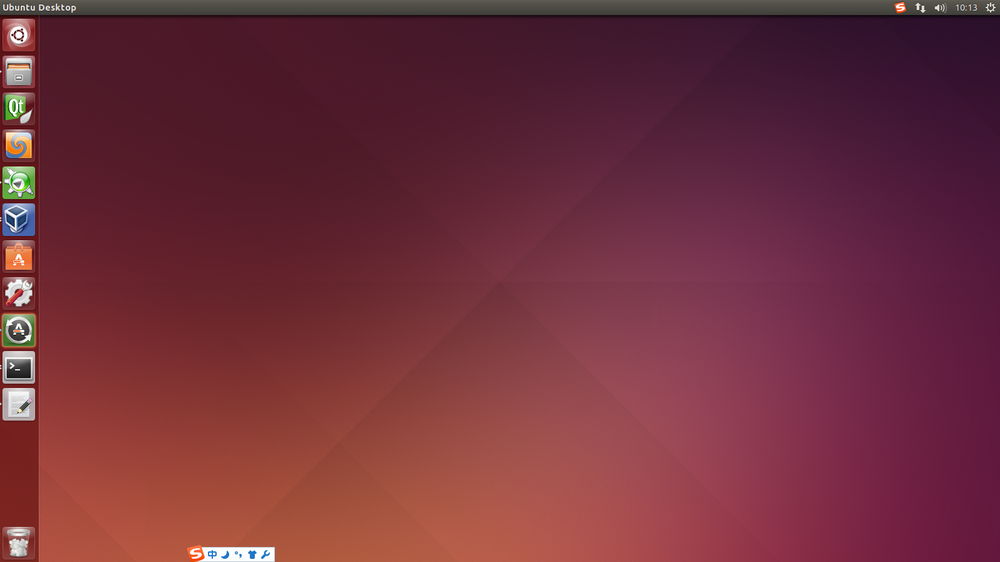
//> input picture opencv2.0/mat_mask_operations/test.png, 1000 x 562 px, shrunk from 1597 x 898 before the run
$ ./mat_mask_operations   (built with g++ and OpenCV 4)
//> lines starting //> are read from the running program, lines starting //| are printed output that depends on the picture
#include <opencv2/core/core.hpp>
#include <opencv2/highgui/highgui.hpp>
#include <opencv2/imgproc/imgproc.hpp>
#include <iostream>

using namespace std;
using namespace cv;

//矩阵掩码操作表示使用相邻像素，作用于目标像素的一种操作表示，起滤波器的作用。
static void help(char* progName)
{
    cout << endl
        <<  "This program shows how to filter images with mask: the write it yourself and the"
        << "filter2d way. " << endl
        <<  "Usage:"                                                                        << endl
        << progName << " [image_name -- default lena.jpg] [G -- grayscale] "        << endl << endl;
}


void Sharpen(const Mat& myImage,Mat& Result);

int main( int argc, char* argv[])
{
    help(argv[0]);
    const char* filename = argc >=2 ? argv[1] : "test.png";

    Mat I, J, K;

    if (argc >= 3 && !strcmp("G", argv[2]))
        I = imread( filename, CV_LOAD_IMAGE_GRAYSCALE);
    else
        I = imread( filename, CV_LOAD_IMAGE_COLOR);
//> I is the input picture: 562 rows x 1000 cols, CV_8UC3; mean B, G, R 60.5, 48, 111.5

    //namedWindow("Input", WINDOW_AUTOSIZE);
    //namedWindow("Output", WINDOW_AUTOSIZE);

    imshow("Input", I);
    double t = (double)getTickCount();

    Sharpen(I, J);

    t = ((double)getTickCount() - t)/getTickFrequency();
    cout << "Hand written function times passed in seconds: " << t << endl;

    imshow("Output", J);
    waitKey(0);

    //核函数,速度较快
    Mat kern = (Mat_<char>(3,3) <<  0, -1,  0,
                                   -1,  5, -1,
                                    0, -1,  0);
    t = (double)getTickCount();
    //I输入，k输出，I.depth每个像素占用bit数。
    filter2D(I, K, I.depth(), kern );
    t = ((double)getTickCount() - t)/getTickFrequency();
    cout << "Built-in filter2D time passed in seconds:      " << t << endl;

    imshow("Output", K);

    waitKey(0);
    return 0;
}

void Sharpen(const Mat& myImage,Mat& Result)
{
    CV_Assert(myImage.depth() == CV_8U);  // accept only uchar images

    const int nChannels = myImage.channels();
//> nChannels = 3
    Result.create(myImage.size(),myImage.type());   //创建一个同size和type的mat

    for(int j = 1 ; j < myImage.rows-1; ++j)
    {
        const uchar* previous = myImage.ptr<uchar>(j - 1);
        const uchar* current  = myImage.ptr<uchar>(j    );
        const uchar* next     = myImage.ptr<uchar>(j + 1);

        uchar* output = Result.ptr<uchar>(j);   //output初始时，指向行地址，但是每次增加一个像素，与其类型相关。

        for(int i= nChannels;i < nChannels*(myImage.cols-1); ++i)
        {
            *output++ = saturate_cast<uchar>(5*current[i]
                         -current[i-nChannels] - current[i+nChannels] - previous[i] - next[i]);
        }
    }
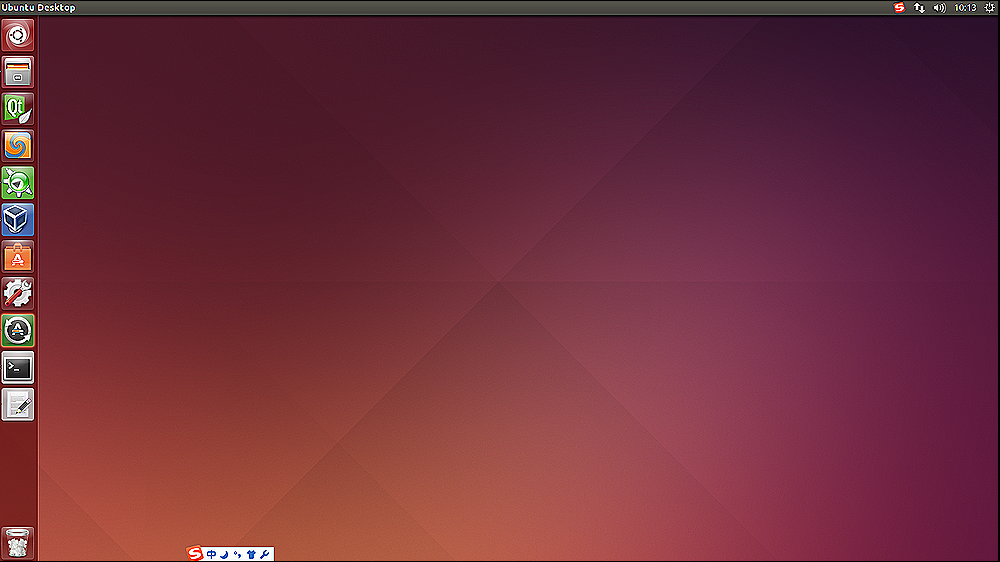
//> Result: 562 rows x 1000 cols, CV_8UC3; mean B, G, R 60.1, 47.6, 110.7

    Result.row(0).setTo(Scalar(255));
    Result.row(Result.rows-1).setTo(Scalar(255));
    Result.col(0).setTo(Scalar(255));
    Result.col(Result.cols-1).setTo(Scalar(255));
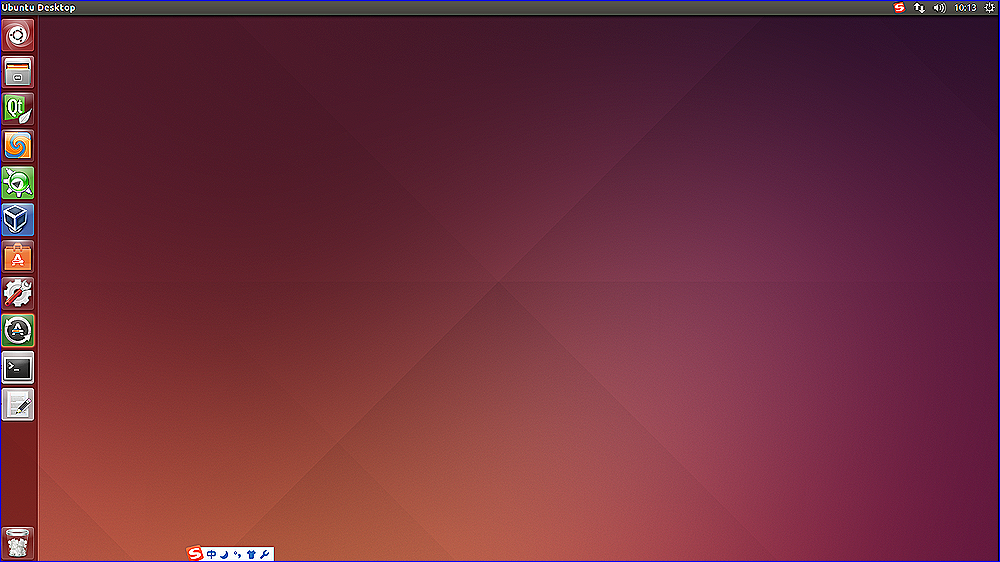
//> Result: 562 rows x 1000 cols, CV_8UC3; mean B, G, R 61.5, 47.6, 110.6
}
